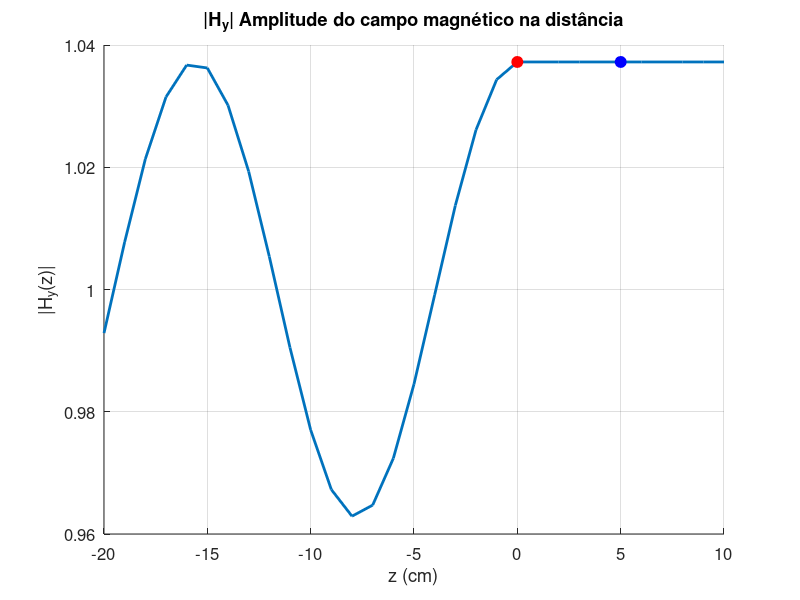

This figure's MATLAB source:
clear; clc;

%% PARAMETERS
theta1_deg = 60;
u0 = 4*pi*1e-7;
e0 = 8.854e-12;

u1 = u0; 
e1 = 3.702*e0;

u2 = u0;
e2 = e0;

f = 1e9; 
omega = 2*pi*f;

theta1 = deg2rad(theta1_deg);
n1 = sqrt(u1/e1);
n2 = sqrt(u2/e2);

%% Snell
theta2 = asin((n1/n2) * sin(theta1));

%% Waves
k1 = omega*sqrt(u1*e1);
k2 = omega*sqrt(u2*e2);

beta_x1 = k1*sin(theta1);
beta_z1 = k1*cos(theta1);
beta_z2 = k2*cos(theta2);

%% Reflection and transmission coefficients for H (TE)
rho0 = (n2*cos(theta1) - n1*cos(theta2)) / (n2*cos(theta1) + n1*cos(theta2));
tH   = (2*n2*cos(theta1)) / (n2*cos(theta1) + n1*cos(theta2));   % CORRECT ONE

%% Incident amplitude
H_y1 = 1;

%% z points
z_cm = -20:1:10;
z = z_cm/100;
Nz = numel(z);

Hy = zeros(Nz,1);

for iz = 1:Nz
    zi = z(iz);
    x = tand(theta1_deg) * zi;

    if zi < 0
        Hy(iz) = H_y1 * ( ...
              exp(-1i*(beta_x1*x + beta_z1*zi)) ...
            + rho0 * exp(-1i*(beta_x1*x - beta_z1*zi)) );
    elseif zi > 0
        Hy(iz) = tH * H_y1 * exp(-1i*(beta_x1*x + beta_z2*zi));
    else
        Hy(iz) = H_y1 * (1 + rho0); % total field at interface
    end
end

%% -----------------------------
% PLOT
% -----------------------------
figure; hold on; grid on;
plot(z_cm, abs(Hy), 'LineWidth', 2);
xlabel('z (cm)'); ylabel('|H_y(z)|');
title('|H_y| Amplitude do campo magnético na distância');
set(gca, 'FontSize', 12);

%% Highlight z=0 and z=5 cm
H0  = abs(Hy(z_cm == 0));
H5  = abs(Hy(z_cm == 5));

plot(0,  H0, 'ro', 'MarkerSize', 8, 'MarkerFaceColor','r');
text(0+0.5, H0*1.05, sprintf('|H| at 0 cm = %.4f', H0), ...
    'Color','r','FontWeight','bold');

plot(5,  H5, 'bo', 'MarkerSize', 8, 'MarkerFaceColor','b');
text(5+0.5, H5*1.05, sprintf('|H| at 5 cm = %.4f', H5), ...
    'Color','b','FontWeight','bold');

hold off;

%% Display numerical results
fprintf('\n============================\n');
fprintf(' |H_y| at z = 0 cm  = %.6f\n', H0);
fprintf(' |H_y| at z = 5 cm  = %.6f\n', H5);
fprintf('============================\n\n');
